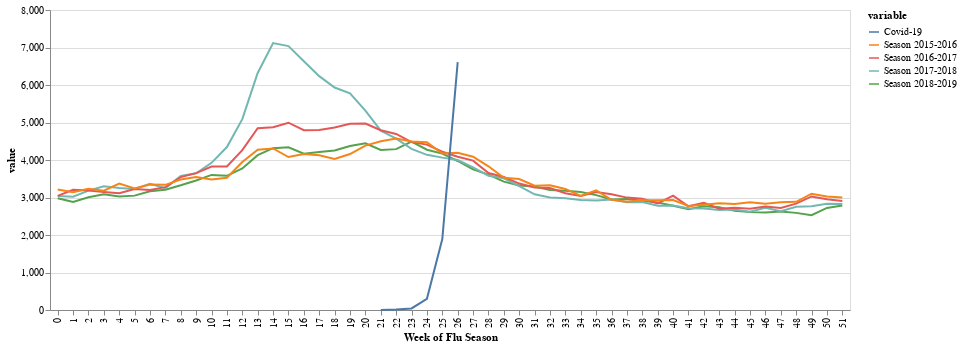

The notebook cell saved with this chart:
### Code cell
#hide_input
line = alt.Chart(data.reset_index().melt('index')).mark_line().encode(
        x = alt.X('index:N', axis=alt.Axis(title='Week of Flu Season')),
        y = 'value',
        color='variable'
)
line.properties(width=800)

### Figure 1 — Vega-Lite specification as saved in the notebook (floating-point values rounded to 4 significant figures; data arrays with more than 128 entries replaced by an {"elided": "..."} marker saying what was removed)
{"config": {"view": {"continuousWidth": 400, "continuousHeight": 300}}, "data": {"name": "data-2bb1cd69092f53d7c12b91e2a79fb487"}, "mark": "line", "encoding": {"color": {"type": "nominal", "field": "variable"}, "x": {"type": "nominal", "axis": {"title": "Week of Flu Season"}, "field": "index"}, "y": {"type": "quantitative", "field": "value"}}, "width": 800, "$schema": "https://vega.github.io/schema/vega-lite/v4.8.1.json", "datasets": {"data-2bb1cd69092f53d7c12b91e2a79fb487": {"elided": "260 records"}}}
